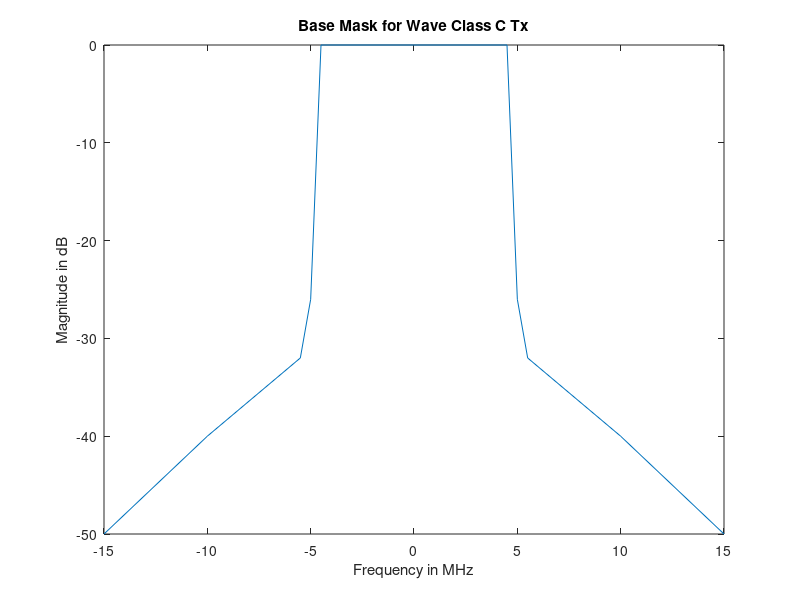
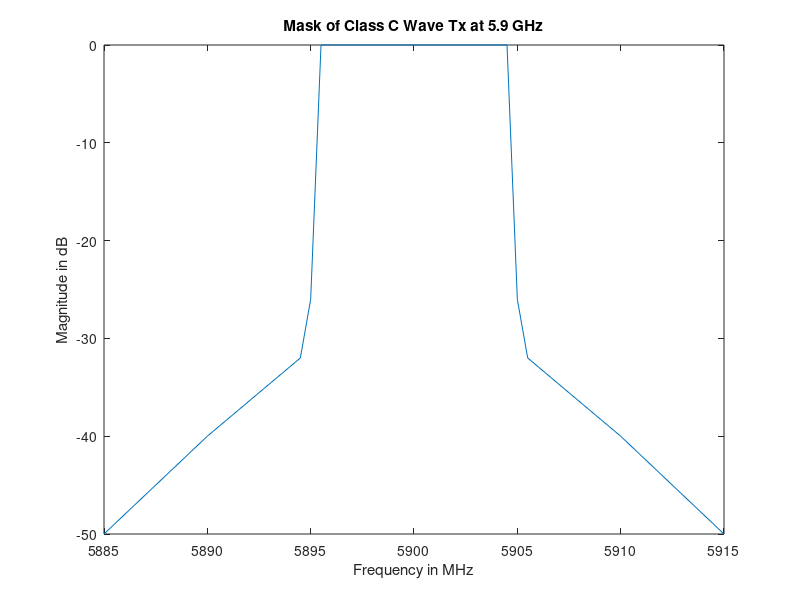
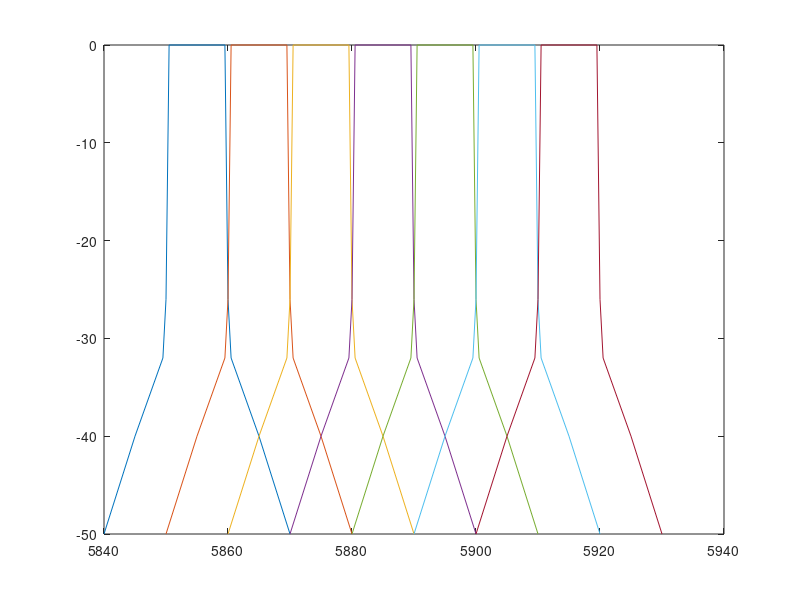

MATLAB code to generate these figures, in order: (Note: this script raises an error after producing the figures.)

%% Constants
k = 1.38e-23; % Boltzmann's constant
T = 300; % receiver temperature in Kelvin
B = 10e6; % receiver bandwidth in Hertz
N = k*T*B; % Noise Power

%% Mask
% Freq in MHz
pos_freq = [4.5, 5, 5.5, 10, 15];
neg_freq = [-4.5, -5, -5.5, -10, -15];
neg_freq = flip(neg_freq);
mag_mask = [0, -26, -32, -40, -50];% in dBr
mag_append = flip(mag_mask);

freq_all = cat(2,neg_freq,pos_freq);
mag_all = cat(2,mag_append,mag_mask);

figure(1)
plot(freq_all,mag_all)
title('Base Mask for Wave Class C Tx')
xlabel('Frequency in MHz')
ylabel('Magnitude in dB')

len = length(freq_all);

freq_all_trans = zeros(len,1);
for i = 1:len
    freq_all_trans(i) = freq_all(i) + 5900; 
end

figure(2)
plot(freq_all_trans,mag_all)
title('Mask of Class C Wave Tx at 5.9 GHz')
xlabel('Frequency in MHz')
ylabel('Magnitude in dB')

fc_list = [5855,5865,5875,5885,5895,5905,5915];
rows = length(fc_list);
col = len;

mag_var_freq = zeros(rows,col);
for i = 1:rows
    for j = 1:col
        mag_var_freq(i,j) = fc_list(i) + freq_all(j);
    end
end

figure(3)
for i = 1:rows
plot(mag_var_freq(i,:),mag_all)
hold on
end

%% Mobility Model for Vehicles
v1_start_x = 1000;
v1_start_y = 4;
v2_start_x = 1000;
v2_start_y = 0;
v0_start_x = 500;
v0_start_y = 4;
v3_start_x = 1005;
v3_start_y = 0;
%Distance between V0 and V1
d1 = zeros(49,1);

%Distance between V2 and V3
d2 = zeros(49,1);

v0_xmobile = zeros(49,1);
v3_xmobile = zeros(49,1);
% PL_1 Path loss between V0 and V1
PL_1 = zeros(49,1);
% PL_2 Path loss between V2 and V3
PL_2 = zeros(49,1);
for i = 1:49
    v0_xmobile(i) = v0_start_x +10*i;
    d1(i) = dist(v0_xmobile(i),v0_start_y,v1_start_x,v1_start_y);
    PL_1 = path_loss(d1(i),fc_list(3));
    v3_xmobile(i) = v3_start_x +10*i;
    d2(i) = dist(v3_xmobile(i),v3_start_y,v2_start_x,v2_start_y);
    PL_2 = path_loss(d2(i),fc_list(4));
end

% SNR Calculation
SNRnum = length(PL_2);
ERROREST  = zeros(8,SNum);  % Matrix to store the number of errors for each SNR for each configuration.
BERT      = zeros(8,SNum);  % Matrix to store the BER for each SNR for each configuration.
PERT      = zeros(8,SNum);  % Matrix to store PER for each SNR for each configuration.
for i = 1:SNRnum

end


